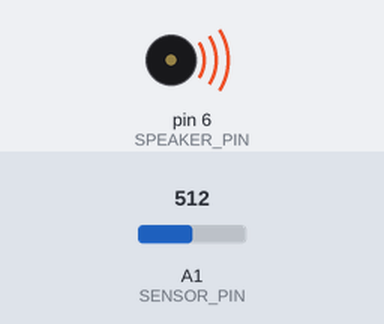
This sketch was run on a simulated Arduino Uno, built with avr-gcc and run on an emulated ATmega328P. On the bench: buzzer (waves = sounding). The test bench sets the inputs (shaded band); at power-on: A1 (SENSOR_PIN) = 512.

Above: at 1.2 s.
1.3 s: A1 (SENSOR_PIN) set to 0
At 1.9 s:
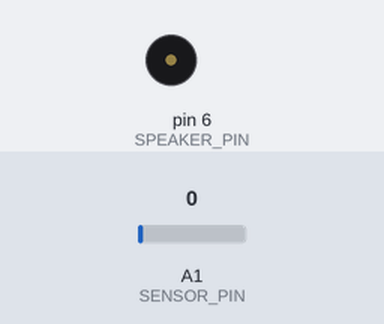
2.8 s: A1 (SENSOR_PIN) set to 122
At 4.2 s:
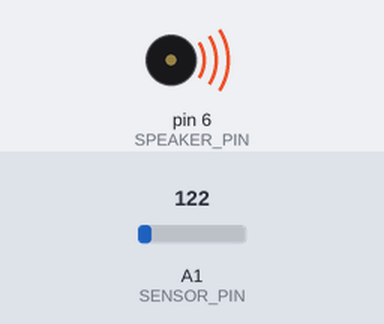
Timing chart, 0 to 5.8 s (numbered marks = the images above; inputs shaded):
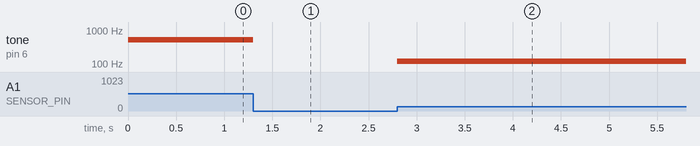

The sketch:

Class7LightControlledSpeaker.ino
```cpp
// Let's let the sensor control the speaker. Connect one lead of the speaker to pin 6, and one lead to ground.


// This first section is where you "define" some values
#define SPEAKER_PIN 6    //Our speaker will be controlled by digital pin 6, which is a PWM pin (adjustable)
#define SENSOR_PIN 1     //Our photoresistor will be read on pin A1. "A" pins are always INPUT, so we don't need a pinMode statement


// The setup routine runs once when you press reset. It's where you tell the board how to configure itself, among other things.
void setup() {
  // initialize the speaker pin as an output. pinMode is a built-in command in the Arduino library
  pinMode(SPEAKER_PIN, OUTPUT);

}

// the loop routine runs over and over again forever:
void loop() {

  int value = analogRead(SENSOR_PIN);    // Read the value. Can go from 0 to 1023
  Serial.println(value);                 // Print it back to the computer ("ln" at the end tells it to add a carriage return to the end)
  tone(SPEAKER_PIN, value);              // send it as a freqency to the speaker

}
```

Measured:
- after the input at 1.3 s, tone on pin 6 (SPEAKER_PIN): 512 Hz → silent at once
- after the input at 2.8 s, tone on pin 6 (SPEAKER_PIN): silent → 122 Hz at once
